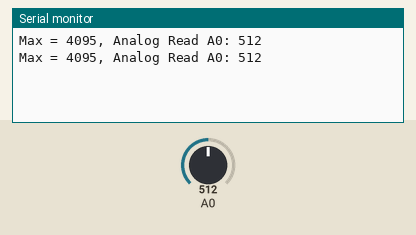
The sketch below on a simulated Arduino Uno, built with avr-gcc and run on an emulated ATmega328P. On the bench: the last lines printed to the serial monitor. The inputs (shaded band) are chosen by the test bench; at power-on: A0 = 512.

Above: at 3.8 s.
3.9 s: A0 set to 716
At 6.9 s:
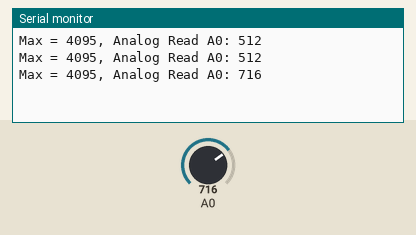
7.8 s: A0 set to 900
At 10.4 s:
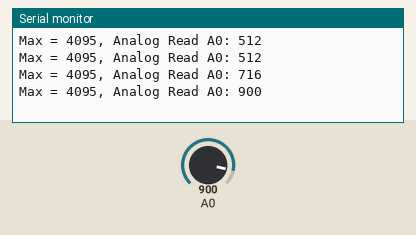
Timing chart, 0 to 11.9 s (numbered marks = the images above; inputs shaded):
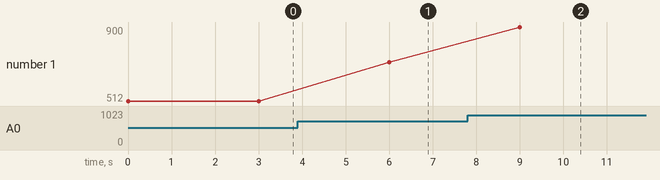

Measured:
- after the input at 3.9 s, the serial monitor: prints a new line after 2.1 s (image 1)
- after the input at 7.8 s, the serial monitor: prints a new line after 1.2 s (image 2)
- plotted number 1: 512 → 716 after the input at 3.9 s, 716 → 900 after the input at 7.8 s

The sketch:

a02-arduino-voltage-divider.ino
```cpp
/*
 * Voltage Divider
 *
 * GND to resistor (try different resistors i used a 5 k ohm, larger resistor larger range of values)
 * resistor to both A0 and a 2 prong sensor (such as a photoresistor)
 * other side of 2 prong sensor to 3V3
 *
 *  By Jeremy Ellis twitter @rocksetta
 *  Webpage http://rocksetta.com
 *  Arduino High School Robotics Course at
 *  https://github.com/hpssjellis/arduino-high-school-robotics-course
 *
 *  Update Feb 7th, 2020
 *
 *  analogReadResolution(12) assumed default
 */

#include <Arduino.h>  // only needed for https://platformio.org/

void setup(){

  Serial.begin(9600);

}


void loop() {

  Serial.print("Max = 4095, Analog Read A0: ");
  Serial.println(analogRead(A0));

  delay(3000);    // wait a bit

}
```
